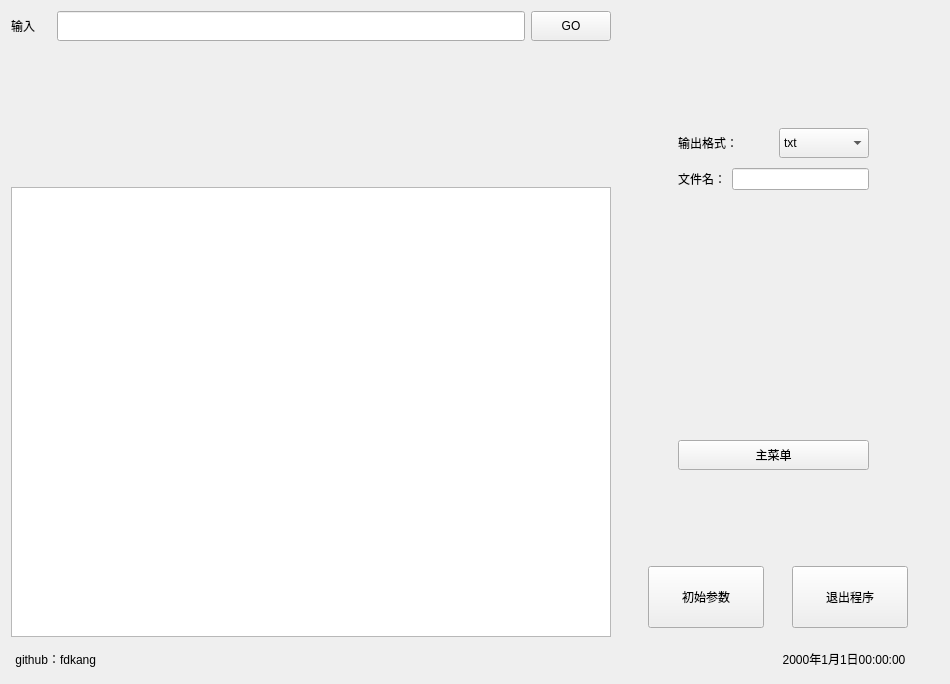
<?xml version="1.0" encoding="UTF-8"?>
<ui version="4.0">
 <class>Widget</class>
 <widget class="QWidget" name="Widget">
  <property name="geometry">
   <rect>
    <x>0</x>
    <y>0</y>
    <width>950</width>
    <height>684</height>
   </rect>
  </property>
  <property name="minimumSize">
   <size>
    <width>0</width>
    <height>0</height>
   </size>
  </property>
  <property name="maximumSize">
   <size>
    <width>16777215</width>
    <height>16777215</height>
   </size>
  </property>
  <property name="windowTitle">
   <string>Widget</string>
  </property>
  <layout class="QVBoxLayout" name="verticalLayout_4">
   <item>
    <layout class="QHBoxLayout" name="horizontalLayout_2">
     <item>
      <layout class="QVBoxLayout" name="verticalLayout_2">
       <item>
        <layout class="QVBoxLayout" name="verticalLayout">
         <item>
          <layout class="QHBoxLayout" name="horizontalLayout">
           <item>
            <widget class="QLabel" name="label_input">
             <property name="minimumSize">
              <size>
               <width>40</width>
               <height>30</height>
              </size>
             </property>
             <property name="text">
              <string>输入</string>
             </property>
            </widget>
           </item>
           <item>
            <widget class="QLineEdit" name="inputlineEdit">
             <property name="minimumSize">
              <size>
               <width>0</width>
               <height>30</height>
              </size>
             </property>
            </widget>
           </item>
           <item>
            <widget class="QPushButton" name="enterButton">
             <property name="minimumSize">
              <size>
               <width>50</width>
               <height>30</height>
              </size>
             </property>
             <property name="text">
              <string>GO</string>
             </property>
            </widget>
           </item>
          </layout>
         </item>
         <item>
          <spacer name="verticalSpacer">
           <property name="orientation">
            <enum>Qt::Vertical</enum>
           </property>
           <property name="sizeHint" stdset="0">
            <size>
             <width>20</width>
             <height>40</height>
            </size>
           </property>
          </spacer>
         </item>
         <item>
          <widget class="QTextBrowser" name="logText">
           <property name="minimumSize">
            <size>
             <width>600</width>
             <height>450</height>
            </size>
           </property>
          </widget>
         </item>
        </layout>
       </item>
      </layout>
     </item>
     <item>
      <widget class="QWidget" name="rightWidget" native="true">
       <property name="minimumSize">
        <size>
         <width>250</width>
         <height>0</height>
        </size>
       </property>
       <layout class="QVBoxLayout" name="verticalLayout_3">
        <item>
         <widget class="QWidget" name="moreWidget" native="true">
          <property name="minimumSize">
           <size>
            <width>250</width>
            <height>60</height>
           </size>
          </property>
          <property name="maximumSize">
           <size>
            <width>99999</width>
            <height>60</height>
           </size>
          </property>
         </widget>
        </item>
        <item>
         <widget class="QStackedWidget" name="stackedWidget">
          <property name="minimumSize">
           <size>
            <width>0</width>
            <height>400</height>
           </size>
          </property>
          <property name="currentIndex">
           <number>1</number>
          </property>
          <widget class="QWidget" name="page_main">
           <widget class="QWidget" name="layoutWidget">
            <property name="geometry">
             <rect>
              <x>10</x>
              <y>11</y>
              <width>261</width>
              <height>370</height>
             </rect>
            </property>
            <layout class="QVBoxLayout" name="verticalLayout_5">
             <item>
              <layout class="QHBoxLayout" name="horizontalLayout_4">
               <item>
                <widget class="QPushButton" name="stopButton">
                 <property name="minimumSize">
                  <size>
                   <width>116</width>
                   <height>62</height>
                  </size>
                 </property>
                 <property name="maximumSize">
                  <size>
                   <width>116</width>
                   <height>62</height>
                  </size>
                 </property>
                 <property name="text">
                  <string>停止</string>
                 </property>
                </widget>
               </item>
               <item>
                <spacer name="horizontalSpacer">
                 <property name="orientation">
                  <enum>Qt::Horizontal</enum>
                 </property>
                 <property name="sizeHint" stdset="0">
                  <size>
                   <width>13</width>
                   <height>20</height>
                  </size>
                 </property>
                </spacer>
               </item>
               <item>
                <widget class="QPushButton" name="openOutputButton">
                 <property name="minimumSize">
                  <size>
                   <width>116</width>
                   <height>62</height>
                  </size>
                 </property>
                 <property name="maximumSize">
                  <size>
                   <width>116</width>
                   <height>62</height>
                  </size>
                 </property>
                 <property name="text">
                  <string>打开输出</string>
                 </property>
                </widget>
               </item>
              </layout>
             </item>
             <item>
              <layout class="QHBoxLayout" name="horizontalLayout_6">
               <item>
                <widget class="QPushButton" name="setInputButton">
                 <property name="minimumSize">
                  <size>
                   <width>116</width>
                   <height>62</height>
                  </size>
                 </property>
                 <property name="maximumSize">
                  <size>
                   <width>116</width>
                   <height>62</height>
                  </size>
                 </property>
                 <property name="text">
                  <string>输入配置</string>
                 </property>
                </widget>
               </item>
               <item>
                <spacer name="horizontalSpacer_3">
                 <property name="orientation">
                  <enum>Qt::Horizontal</enum>
                 </property>
                 <property name="sizeHint" stdset="0">
                  <size>
                   <width>13</width>
                   <height>20</height>
                  </size>
                 </property>
                </spacer>
               </item>
               <item>
                <widget class="QPushButton" name="setOutputButton">
                 <property name="minimumSize">
                  <size>
                   <width>116</width>
                   <height>62</height>
                  </size>
                 </property>
                 <property name="maximumSize">
                  <size>
                   <width>116</width>
                   <height>62</height>
                  </size>
                 </property>
                 <property name="text">
                  <string>输出配置</string>
                 </property>
                </widget>
               </item>
              </layout>
             </item>
             <item>
              <layout class="QHBoxLayout" name="horizontalLayout_28">
               <item>
                <widget class="QPushButton" name="vpnButton">
                 <property name="minimumSize">
                  <size>
                   <width>116</width>
                   <height>62</height>
                  </size>
                 </property>
                 <property name="maximumSize">
                  <size>
                   <width>116</width>
                   <height>62</height>
                  </size>
                 </property>
                 <property name="text">
                  <string>代理配置</string>
                 </property>
                </widget>
               </item>
               <item>
                <spacer name="horizontalSpacer_17">
                 <property name="orientation">
                  <enum>Qt::Horizontal</enum>
                 </property>
                 <property name="sizeHint" stdset="0">
                  <size>
                   <width>13</width>
                   <height>20</height>
                  </size>
                 </property>
                </spacer>
               </item>
               <item>
                <widget class="QPushButton" name="uaButton">
                 <property name="minimumSize">
                  <size>
                   <width>116</width>
                   <height>62</height>
                  </size>
                 </property>
                 <property name="maximumSize">
                  <size>
                   <width>116</width>
                   <height>62</height>
                  </size>
                 </property>
                 <property name="text">
                  <string>凭证配置</string>
                 </property>
                </widget>
               </item>
              </layout>
             </item>
             <item>
              <spacer name="verticalSpacer_3">
               <property name="orientation">
                <enum>Qt::Vertical</enum>
               </property>
               <property name="sizeHint" stdset="0">
                <size>
                 <width>20</width>
                 <height>158</height>
                </size>
               </property>
              </spacer>
             </item>
            </layout>
           </widget>
          </widget>
          <widget class="QWidget" name="page_output">
           <widget class="QWidget" name="layoutWidget">
            <property name="geometry">
             <rect>
              <x>52</x>
              <y>42</y>
              <width>191</width>
              <height>342</height>
             </rect>
            </property>
            <layout class="QVBoxLayout" name="verticalLayout_9">
             <item>
              <layout class="QHBoxLayout" name="horizontalLayout_12">
               <item>
                <widget class="QLabel" name="label_5">
                 <property name="minimumSize">
                  <size>
                   <width>0</width>
                   <height>30</height>
                  </size>
                 </property>
                 <property name="text">
                  <string>输出格式：</string>
                 </property>
                </widget>
               </item>
               <item>
                <spacer name="horizontalSpacer_10">
                 <property name="orientation">
                  <enum>Qt::Horizontal</enum>
                 </property>
                 <property name="sizeHint" stdset="0">
                  <size>
                   <width>40</width>
                   <height>20</height>
                  </size>
                 </property>
                </spacer>
               </item>
               <item>
                <widget class="QComboBox" name="outputType">
                 <property name="minimumSize">
                  <size>
                   <width>90</width>
                   <height>30</height>
                  </size>
                 </property>
                 <property name="maximumSize">
                  <size>
                   <width>16777215</width>
                   <height>30</height>
                  </size>
                 </property>
                 <item>
                  <property name="text">
                   <string>txt</string>
                  </property>
                 </item>
                 <item>
                  <property name="text">
                   <string>json</string>
                  </property>
                 </item>
                </widget>
               </item>
              </layout>
             </item>
             <item>
              <layout class="QHBoxLayout" name="horizontalLayout_13">
               <item>
                <widget class="QLabel" name="label_6">
                 <property name="minimumSize">
                  <size>
                   <width>0</width>
                   <height>30</height>
                  </size>
                 </property>
                 <property name="text">
                  <string>文件名：</string>
                 </property>
                </widget>
               </item>
               <item>
                <widget class="QLineEdit" name="outputName"/>
               </item>
              </layout>
             </item>
             <item>
              <spacer name="verticalSpacer_7">
               <property name="orientation">
                <enum>Qt::Vertical</enum>
               </property>
               <property name="sizeHint" stdset="0">
                <size>
                 <width>20</width>
                 <height>228</height>
                </size>
               </property>
              </spacer>
             </item>
             <item>
              <widget class="QPushButton" name="pushButton_2">
               <property name="minimumSize">
                <size>
                 <width>60</width>
                 <height>30</height>
                </size>
               </property>
               <property name="text">
                <string>主菜单</string>
               </property>
              </widget>
             </item>
            </layout>
           </widget>
          </widget>
          <widget class="QWidget" name="page_input">
           <widget class="QWidget" name="layoutWidget">
            <property name="geometry">
             <rect>
              <x>40</x>
              <y>21</y>
              <width>206</width>
              <height>346</height>
             </rect>
            </property>
            <layout class="QVBoxLayout" name="verticalLayout_7">
             <item>
              <layout class="QHBoxLayout" name="horizontalLayout_9">
               <item>
                <widget class="QLabel" name="label">
                 <property name="minimumSize">
                  <size>
                   <width>0</width>
                   <height>30</height>
                  </size>
                 </property>
                 <property name="text">
                  <string>输入形式：</string>
                 </property>
                </widget>
               </item>
               <item>
                <spacer name="horizontalSpacer_4">
                 <property name="orientation">
                  <enum>Qt::Horizontal</enum>
                 </property>
                 <property name="sizeHint" stdset="0">
                  <size>
                   <width>40</width>
                   <height>20</height>
                  </size>
                 </property>
                </spacer>
               </item>
               <item>
                <widget class="QComboBox" name="inputType">
                 <property name="minimumSize">
                  <size>
                   <width>90</width>
                   <height>30</height>
                  </size>
                 </property>
                 <property name="maximumSize">
                  <size>
                   <width>16777215</width>
                   <height>30</height>
                  </size>
                 </property>
                 <item>
                  <property name="text">
                   <string>文本</string>
                  </property>
                 </item>
                 <item>
                  <property name="text">
                   <string>base64</string>
                  </property>
                 </item>
                </widget>
               </item>
              </layout>
             </item>
             <item>
              <layout class="QHBoxLayout" name="horizontalLayout_10">
               <item>
                <widget class="QLabel" name="label_3">
                 <property name="minimumSize">
                  <size>
                   <width>0</width>
                   <height>30</height>
                  </size>
                 </property>
                 <property name="text">
                  <string>增加颗粒度：</string>
                 </property>
                </widget>
               </item>
               <item>
                <spacer name="horizontalSpacer_8">
                 <property name="orientation">
                  <enum>Qt::Horizontal</enum>
                 </property>
                 <property name="sizeHint" stdset="0">
                  <size>
                   <width>40</width>
                   <height>20</height>
                  </size>
                 </property>
                </spacer>
               </item>
               <item>
                <widget class="QComboBox" name="fuzz">
                 <property name="minimumSize">
                  <size>
                   <width>90</width>
                   <height>30</height>
                  </size>
                 </property>
                 <property name="maximumSize">
                  <size>
                   <width>16777215</width>
                   <height>30</height>
                  </size>
                 </property>
                 <item>
                  <property name="text">
                   <string>关闭</string>
                  </property>
                 </item>
                 <item>
                  <property name="text">
                   <string>开启</string>
                  </property>
                 </item>
                </widget>
               </item>
              </layout>
             </item>
             <item>
              <layout class="QHBoxLayout" name="horizontalLayout_14">
               <item>
                <widget class="QLabel" name="label_9">
                 <property name="minimumSize">
                  <size>
                   <width>0</width>
                   <height>30</height>
                  </size>
                 </property>
                 <property name="text">
                  <string>爬取等级：</string>
                 </property>
                </widget>
               </item>
               <item>
                <spacer name="horizontalSpacer_11">
                 <property name="orientation">
                  <enum>Qt::Horizontal</enum>
                 </property>
                 <property name="sizeHint" stdset="0">
                  <size>
                   <width>40</width>
                   <height>20</height>
                  </size>
                 </property>
                </spacer>
               </item>
               <item>
                <widget class="QComboBox" name="level">
                 <property name="minimumSize">
                  <size>
                   <width>90</width>
                   <height>30</height>
                  </size>
                 </property>
                 <property name="maximumSize">
                  <size>
                   <width>16777215</width>
                   <height>30</height>
                  </size>
                 </property>
                 <item>
                  <property name="text">
                   <string>1</string>
                  </property>
                 </item>
                 <item>
                  <property name="text">
                   <string>2</string>
                  </property>
                 </item>
                 <item>
                  <property name="text">
                   <string>3</string>
                  </property>
                 </item>
                </widget>
               </item>
              </layout>
             </item>
             <item>
              <layout class="QHBoxLayout" name="horizontalLayout_17">
               <item>
                <widget class="QLabel" name="label_10">
                 <property name="minimumSize">
                  <size>
                   <width>0</width>
                   <height>30</height>
                  </size>
                 </property>
                 <property name="text">
                  <string>间隔：</string>
                 </property>
                </widget>
               </item>
               <item>
                <widget class="QLineEdit" name="time_Sleep">
                 <property name="text">
                  <string>3</string>
                 </property>
                </widget>
               </item>
              </layout>
             </item>
             <item>
              <layout class="QHBoxLayout" name="horizontalLayout_18">
               <item>
                <widget class="QLabel" name="label_11">
                 <property name="minimumSize">
                  <size>
                   <width>0</width>
                   <height>30</height>
                  </size>
                 </property>
                 <property name="text">
                  <string>超时：</string>
                 </property>
                </widget>
               </item>
               <item>
                <widget class="QLineEdit" name="timeOut">
                 <property name="text">
                  <string>180</string>
                 </property>
                </widget>
               </item>
              </layout>
             </item>
             <item>
              <layout class="QHBoxLayout" name="horizontalLayout_19">
               <item>
                <widget class="QLabel" name="label_12">
                 <property name="minimumSize">
                  <size>
                   <width>0</width>
                   <height>30</height>
                  </size>
                 </property>
                 <property name="text">
                  <string>数量：</string>
                 </property>
                </widget>
               </item>
               <item>
                <widget class="QLineEdit" name="count">
                 <property name="text">
                  <string>100</string>
                 </property>
                </widget>
               </item>
              </layout>
             </item>
             <item>
              <spacer name="verticalSpacer_5">
               <property name="orientation">
                <enum>Qt::Vertical</enum>
               </property>
               <property name="sizeHint" stdset="0">
                <size>
                 <width>20</width>
                 <height>40</height>
                </size>
               </property>
              </spacer>
             </item>
             <item>
              <layout class="QHBoxLayout" name="horizontalLayout_22">
               <item>
                <widget class="QPushButton" name="pushButton">
                 <property name="minimumSize">
                  <size>
                   <width>60</width>
                   <height>30</height>
                  </size>
                 </property>
                 <property name="text">
                  <string>主菜单</string>
                 </property>
                </widget>
               </item>
               <item>
                <spacer name="horizontalSpacer_12">
                 <property name="orientation">
                  <enum>Qt::Horizontal</enum>
                 </property>
                 <property name="sizeHint" stdset="0">
                  <size>
                   <width>40</width>
                   <height>20</height>
                  </size>
                 </property>
                </spacer>
               </item>
               <item>
                <widget class="QPushButton" name="inputMpushButton">
                 <property name="minimumSize">
                  <size>
                   <width>60</width>
                   <height>30</height>
                  </size>
                 </property>
                 <property name="text">
                  <string>更多</string>
                 </property>
                </widget>
               </item>
              </layout>
             </item>
            </layout>
           </widget>
          </widget>
          <widget class="QWidget" name="page">
           <widget class="QWidget" name="layoutWidget">
            <property name="geometry">
             <rect>
              <x>40</x>
              <y>21</y>
              <width>206</width>
              <height>364</height>
             </rect>
            </property>
            <layout class="QVBoxLayout" name="verticalLayout_8">
             <item>
              <layout class="QHBoxLayout" name="horizontalLayout_15">
               <item>
                <widget class="QLabel" name="label_7">
                 <property name="minimumSize">
                  <size>
                   <width>0</width>
                   <height>30</height>
                  </size>
                 </property>
                 <property name="text">
                  <string>iconURL：</string>
                 </property>
                </widget>
               </item>
               <item>
                <widget class="QLineEdit" name="iconURL">
                 <property name="minimumSize">
                  <size>
                   <width>100</width>
                   <height>0</height>
                  </size>
                 </property>
                 <property name="maximumSize">
                  <size>
                   <width>100</width>
                   <height>16777215</height>
                  </size>
                 </property>
                </widget>
               </item>
              </layout>
             </item>
             <item>
              <layout class="QHBoxLayout" name="horizontalLayout_16">
               <item>
                <widget class="QLabel" name="label_8">
                 <property name="minimumSize">
                  <size>
                   <width>0</width>
                   <height>30</height>
                  </size>
                 </property>
                 <property name="text">
                  <string>iconFILE：</string>
                 </property>
                </widget>
               </item>
               <item>
                <widget class="QLineEdit" name="icon_more">
                 <property name="minimumSize">
                  <size>
                   <width>100</width>
                   <height>0</height>
                  </size>
                 </property>
                 <property name="maximumSize">
                  <size>
                   <width>100</width>
                   <height>16777215</height>
                  </size>
                 </property>
                </widget>
               </item>
              </layout>
             </item>
             <item>
              <spacer name="verticalSpacer_6">
               <property name="orientation">
                <enum>Qt::Vertical</enum>
               </property>
               <property name="sizeHint" stdset="0">
                <size>
                 <width>20</width>
                 <height>248</height>
                </size>
               </property>
              </spacer>
             </item>
             <item>
              <layout class="QHBoxLayout" name="horizontalLayout_23">
               <item>
                <widget class="QPushButton" name="pushButton_3">
                 <property name="minimumSize">
                  <size>
                   <width>60</width>
                   <height>30</height>
                  </size>
                 </property>
                 <property name="text">
                  <string>主菜单</string>
                 </property>
                </widget>
               </item>
               <item>
                <spacer name="horizontalSpacer_13">
                 <property name="orientation">
                  <enum>Qt::Horizontal</enum>
                 </property>
                 <property name="sizeHint" stdset="0">
                  <size>
                   <width>40</width>
                   <height>20</height>
                  </size>
                 </property>
                </spacer>
               </item>
               <item>
                <widget class="QPushButton" name="inputMpushButton_2">
                 <property name="minimumSize">
                  <size>
                   <width>60</width>
                   <height>30</height>
                  </size>
                 </property>
                 <property name="text">
                  <string>返回</string>
                 </property>
                </widget>
               </item>
              </layout>
             </item>
            </layout>
           </widget>
          </widget>
          <widget class="QWidget" name="page_2">
           <widget class="QWidget" name="layoutWidget">
            <property name="geometry">
             <rect>
              <x>50</x>
              <y>23</y>
              <width>184</width>
              <height>358</height>
             </rect>
            </property>
            <layout class="QVBoxLayout" name="verticalLayout_10">
             <item>
              <layout class="QHBoxLayout" name="horizontalLayout_24">
               <item>
                <widget class="QLabel" name="label_15">
                 <property name="minimumSize">
                  <size>
                   <width>0</width>
                   <height>30</height>
                  </size>
                 </property>
                 <property name="text">
                  <string>porxy：</string>
                 </property>
                </widget>
               </item>
               <item>
                <widget class="QLineEdit" name="porxy">
                 <property name="minimumSize">
                  <size>
                   <width>100</width>
                   <height>0</height>
                  </size>
                 </property>
                 <property name="maximumSize">
                  <size>
                   <width>100</width>
                   <height>16777215</height>
                  </size>
                 </property>
                </widget>
               </item>
              </layout>
             </item>
             <item>
              <layout class="QHBoxLayout" name="horizontalLayout_20">
               <item>
                <widget class="QLabel" name="label_13">
                 <property name="minimumSize">
                  <size>
                   <width>0</width>
                   <height>30</height>
                  </size>
                 </property>
                 <property name="text">
                  <string>代理URL：</string>
                 </property>
                </widget>
               </item>
               <item>
                <widget class="QLineEdit" name="url">
                 <property name="minimumSize">
                  <size>
                   <width>100</width>
                   <height>0</height>
                  </size>
                 </property>
                 <property name="maximumSize">
                  <size>
                   <width>100</width>
                   <height>16777215</height>
                  </size>
                 </property>
                </widget>
               </item>
              </layout>
             </item>
             <item>
              <layout class="QHBoxLayout" name="horizontalLayout_21">
               <item>
                <widget class="QLabel" name="label_14">
                 <property name="minimumSize">
                  <size>
                   <width>0</width>
                   <height>30</height>
                  </size>
                 </property>
                 <property name="text">
                  <string>代理FILE：</string>
                 </property>
                </widget>
               </item>
               <item>
                <widget class="QLineEdit" name="url_file">
                 <property name="minimumSize">
                  <size>
                   <width>100</width>
                   <height>0</height>
                  </size>
                 </property>
                 <property name="maximumSize">
                  <size>
                   <width>100</width>
                   <height>16777215</height>
                  </size>
                 </property>
                </widget>
               </item>
              </layout>
             </item>
             <item>
              <layout class="QHBoxLayout" name="horizontalLayout_11">
               <item>
                <widget class="QLabel" name="label_4">
                 <property name="minimumSize">
                  <size>
                   <width>0</width>
                   <height>30</height>
                  </size>
                 </property>
                 <property name="text">
                  <string>代理类型：</string>
                 </property>
                </widget>
               </item>
               <item>
                <spacer name="horizontalSpacer_9">
                 <property name="orientation">
                  <enum>Qt::Horizontal</enum>
                 </property>
                 <property name="sizeHint" stdset="0">
                  <size>
                   <width>40</width>
                   <height>20</height>
                  </size>
                 </property>
                </spacer>
               </item>
               <item>
                <widget class="QComboBox" name="vpnType">
                 <property name="minimumSize">
                  <size>
                   <width>90</width>
                   <height>30</height>
                  </size>
                 </property>
                 <property name="maximumSize">
                  <size>
                   <width>16777215</width>
                   <height>30</height>
                  </size>
                 </property>
                 <item>
                  <property name="text">
                   <string>http</string>
                  </property>
                 </item>
                 <item>
                  <property name="text">
                   <string>socket4</string>
                  </property>
                 </item>
                 <item>
                  <property name="text">
                   <string>socket5</string>
                  </property>
                 </item>
                </widget>
               </item>
              </layout>
             </item>
             <item>
              <spacer name="verticalSpacer_8">
               <property name="orientation">
                <enum>Qt::Vertical</enum>
               </property>
               <property name="sizeHint" stdset="0">
                <size>
                 <width>20</width>
                 <height>168</height>
                </size>
               </property>
              </spacer>
             </item>
             <item>
              <widget class="QPushButton" name="pushButton_4">
               <property name="minimumSize">
                <size>
                 <width>60</width>
                 <height>30</height>
                </size>
               </property>
               <property name="text">
                <string>主菜单</string>
               </property>
              </widget>
             </item>
            </layout>
           </widget>
          </widget>
          <widget class="QWidget" name="page_5">
           <widget class="QWidget" name="layoutWidget">
            <property name="geometry">
             <rect>
              <x>60</x>
              <y>20</y>
              <width>170</width>
              <height>340</height>
             </rect>
            </property>
            <layout class="QVBoxLayout" name="verticalLayout_11">
             <item>
              <widget class="QLabel" name="label_18">
               <property name="minimumSize">
                <size>
                 <width>60</width>
                 <height>60</height>
                </size>
               </property>
               <property name="text">
                <string>authorization配置</string>
               </property>
               <property name="alignment">
                <set>Qt::AlignCenter</set>
               </property>
              </widget>
             </item>
             <item>
              <layout class="QHBoxLayout" name="horizontalLayout_25">
               <item>
                <widget class="QLabel" name="label_16">
                 <property name="minimumSize">
                  <size>
                   <width>0</width>
                   <height>30</height>
                  </size>
                 </property>
                 <property name="text">
                  <string>指定：</string>
                 </property>
                </widget>
               </item>
               <item>
                <widget class="QLineEdit" name="ua">
                 <property name="minimumSize">
                  <size>
                   <width>100</width>
                   <height>0</height>
                  </size>
                 </property>
                 <property name="maximumSize">
                  <size>
                   <width>100</width>
                   <height>16777215</height>
                  </size>
                 </property>
                </widget>
               </item>
              </layout>
             </item>
             <item>
              <layout class="QHBoxLayout" name="horizontalLayout_30">
               <item>
                <widget class="QLabel" name="label_17">
                 <property name="minimumSize">
                  <size>
                   <width>0</width>
                   <height>30</height>
                  </size>
                 </property>
                 <property name="text">
                  <string>来自文件：</string>
                 </property>
                </widget>
               </item>
               <item>
                <widget class="QLineEdit" name="ua_more">
                 <property name="minimumSize">
                  <size>
                   <width>100</width>
                   <height>0</height>
                  </size>
                 </property>
                 <property name="maximumSize">
                  <size>
                   <width>100</width>
                   <height>16777215</height>
                  </size>
                 </property>
                </widget>
               </item>
              </layout>
             </item>
             <item>
              <spacer name="verticalSpacer_9">
               <property name="orientation">
                <enum>Qt::Vertical</enum>
               </property>
               <property name="sizeHint" stdset="0">
                <size>
                 <width>20</width>
                 <height>208</height>
                </size>
               </property>
              </spacer>
             </item>
             <item>
              <widget class="QPushButton" name="pushButton_6">
               <property name="minimumSize">
                <size>
                 <width>60</width>
                 <height>30</height>
                </size>
               </property>
               <property name="text">
                <string>主菜单</string>
               </property>
              </widget>
             </item>
            </layout>
           </widget>
          </widget>
         </widget>
        </item>
        <item>
         <spacer name="verticalSpacer_2">
          <property name="orientation">
           <enum>Qt::Vertical</enum>
          </property>
          <property name="sizeHint" stdset="0">
           <size>
            <width>20</width>
            <height>60</height>
           </size>
          </property>
         </spacer>
        </item>
        <item>
         <layout class="QHBoxLayout" name="horizontalLayout_3">
          <item>
           <widget class="QPushButton" name="restButton">
            <property name="minimumSize">
             <size>
              <width>116</width>
              <height>62</height>
             </size>
            </property>
            <property name="maximumSize">
             <size>
              <width>116</width>
              <height>62</height>
             </size>
            </property>
            <property name="text">
             <string>初始参数</string>
            </property>
           </widget>
          </item>
          <item>
           <widget class="QPushButton" name="quitButton">
            <property name="minimumSize">
             <size>
              <width>116</width>
              <height>62</height>
             </size>
            </property>
            <property name="maximumSize">
             <size>
              <width>116</width>
              <height>62</height>
             </size>
            </property>
            <property name="text">
             <string>退出程序</string>
            </property>
           </widget>
          </item>
         </layout>
        </item>
       </layout>
      </widget>
     </item>
    </layout>
   </item>
   <item>
    <widget class="QWidget" name="statuWidget" native="true">
     <property name="minimumSize">
      <size>
       <width>0</width>
       <height>30</height>
      </size>
     </property>
     <widget class="QWidget" name="layoutWidget">
      <property name="geometry">
       <rect>
        <x>1</x>
        <y>0</y>
        <width>932</width>
        <height>32</height>
       </rect>
      </property>
      <layout class="QHBoxLayout" name="horizontalLayout_31">
       <item>
        <widget class="QLabel" name="urlLabel">
         <property name="minimumSize">
          <size>
           <width>200</width>
           <height>30</height>
          </size>
         </property>
         <property name="text">
          <string> github：fdkang</string>
         </property>
         <property name="alignment">
          <set>Qt::AlignLeading|Qt::AlignLeft|Qt::AlignVCenter</set>
         </property>
        </widget>
       </item>
       <item>
        <spacer name="horizontalSpacer_14">
         <property name="orientation">
          <enum>Qt::Horizontal</enum>
         </property>
         <property name="sizeHint" stdset="0">
          <size>
           <width>518</width>
           <height>17</height>
          </size>
         </property>
        </spacer>
       </item>
       <item>
        <widget class="QLabel" name="timeLabel">
         <property name="minimumSize">
          <size>
           <width>200</width>
           <height>30</height>
          </size>
         </property>
         <property name="text">
          <string>2000年1月1日00:00:00</string>
         </property>
         <property name="alignment">
          <set>Qt::AlignCenter</set>
         </property>
        </widget>
       </item>
      </layout>
     </widget>
    </widget>
   </item>
  </layout>
 </widget>
 <resources/>
 <connections/>
</ui>
